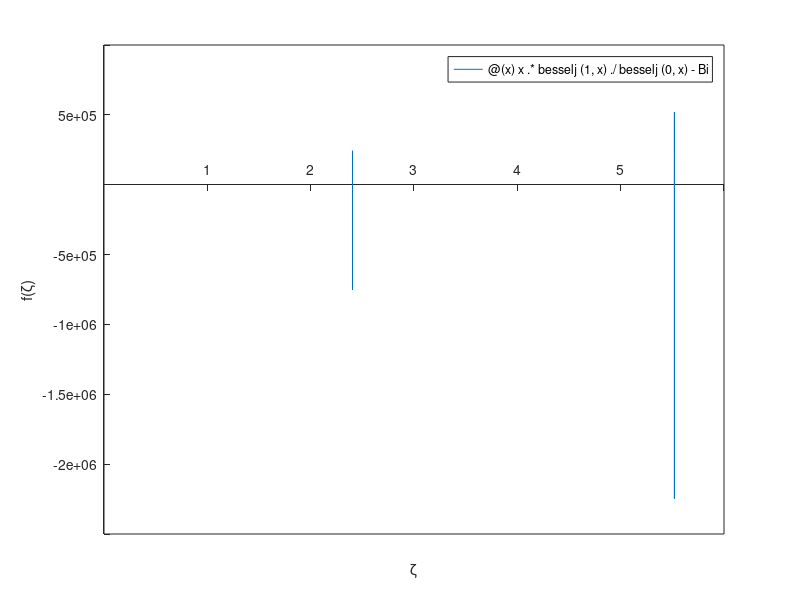

MATLAB code to generate this figure: (Note: this script raises an error after producing the figure.)
clear; clc; close all;

% Description: Finds roots of a function of Bessel functions

Bi = 0.5;

f = @(x) x.*besselj(1,x)./besselj(0,x) - Bi;

fplot(f,[0,6])
xlabel('\zeta')
ylabel('f(\zeta)')
set(gca,'xaxislocation','origin')
set(gca,'yaxislocation','origin')

a = 0.5; b = 2.0;

fprintf('fzero method\n')
fprintf('The root in the interval [%.1f, %.1f] is: %.8f\n',a,b,fzero(f,0.5))

tol = 1e-5;
maxIter = 1e5;
[c, iter] = bisection(f,a,b,tol,maxIter);

fprintf('Bisection method\n')
fprintf('The root in the interval [%.1f, %.1f] is: %.8f\n',a,b,c)

function [c, iter] = bisection(f,a,b,tol,maxIter)
	c = mean([a,b]);
    err = 1;
	iter = 0;
	while ((iter < maxIter) && (err > tol))
		[a,b] = rootInterval(f,a,b,c);
		cold = mean([a,b]);
        err = abs(c-cold)/abs(cold);
        c = cold;
		iter = iter + 1;
	end
end

function [a,b] = rootInterval(f,a,b,c)
	if f(a)*f(c) < 0
		b = c;
	else
		a = c;
	end
end
